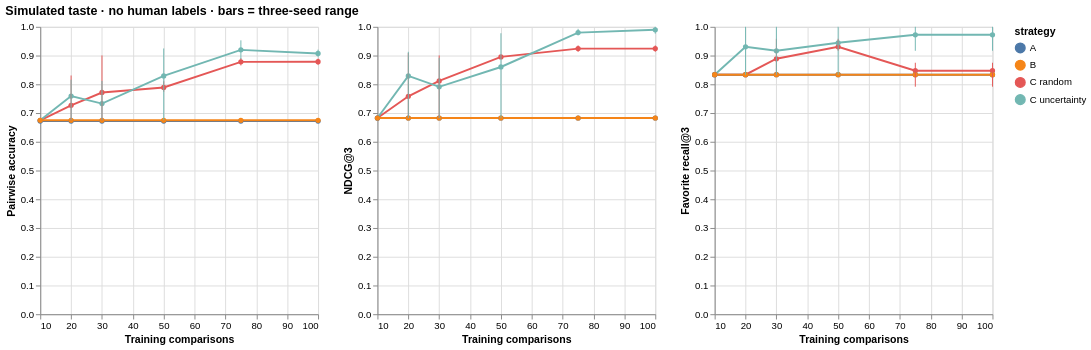

Specify this chart in Vega-Lite:
### Vega-Lite specification from a JSON file in a GitHub repository (floating-point values rounded to 4 significant figures)
{"$schema": "https://vega.github.io/schema/vega-lite/v6.4.1.json", "config": {"view": {"continuousHeight": 300, "continuousWidth": 300}}, "hconcat": [{"data": {"values": [{"comparisons": 10, "mean": 0.6747, "metric": "pairwise_accuracy", "seed_max": 0.6747, "seed_min": 0.6747, "strategy": "C random"}, {"comparisons": 20, "mean": 0.7267, "metric": "pairwise_accuracy", "seed_max": 0.8306, "seed_min": 0.6747, "strategy": "C random"}, {"comparisons": 30, "mean": 0.7715, "metric": "pairwise_accuracy", "seed_max": 0.9005, "seed_min": 0.6747, "strategy": "C random"}, {"comparisons": 50, "mean": 0.789, "metric": "pairwise_accuracy", "seed_max": 0.8105, "seed_min": 0.7742, "strategy": "C random"}, {"comparisons": 75, "mean": 0.8781, "metric": "pairwise_accuracy", "seed_max": 0.8911, "seed_min": 0.8656, "strategy": "C random"}, {"comparisons": 100, "mean": 0.8786, "metric": "pairwise_accuracy", "seed_max": 0.8898, "seed_min": 0.8669, "strategy": "C random"}, {"comparisons": 10, "mean": 0.6747, "metric": "pairwise_accuracy", "seed_max": 0.6747, "seed_min": 0.6747, "strategy": "C uncertainty"}, {"comparisons": 20, "mean": 0.759, "metric": "pairwise_accuracy", "seed_max": 0.8159, "seed_min": 0.6747, "strategy": "C uncertainty"}, {"comparisons": 30, "mean": 0.733, "metric": "pairwise_accuracy", "seed_max": 0.8118, "seed_min": 0.6747, "strategy": "C uncertainty"}, {"comparisons": 50, "mean": 0.8293, "metric": "pairwise_accuracy", "seed_max": 0.9247, "seed_min": 0.6747, "strategy": "C uncertainty"}, {"comparisons": 75, "mean": 0.9198, "metric": "pairwise_accuracy", "seed_max": 0.953, "seed_min": 0.8871, "strategy": "C uncertainty"}, {"comparisons": 100, "mean": 0.9073, "metric": "pairwise_accuracy", "seed_max": 0.9207, "seed_min": 0.8938, "strategy": "C uncertainty"}, {"comparisons": 10, "mean": 0.672, "seed_max": 0.672, "seed_min": 0.672, "strategy": "A"}, {"comparisons": 20, "mean": 0.672, "seed_max": 0.672, "seed_min": 0.672, "strategy": "A"}, {"comparisons": 30, "mean": 0.672, "seed_max": 0.672, "seed_min": 0.672, "strategy": "A"}, {"comparisons": 50, "mean": 0.672, "seed_max": 0.672, "seed_min": 0.672, "strategy": "A"}, {"comparisons": 75, "mean": 0.672, "seed_max": 0.672, "seed_min": 0.672, "strategy": "A"}, {"comparisons": 100, "mean": 0.672, "seed_max": 0.672, "seed_min": 0.672, "strategy": "A"}, {"comparisons": 10, "mean": 0.6747, "seed_max": 0.6747, "seed_min": 0.6747, "strategy": "B"}, {"comparisons": 20, "mean": 0.6747, "seed_max": 0.6747, "seed_min": 0.6747, "strategy": "B"}, {"comparisons": 30, "mean": 0.6747, "seed_max": 0.6747, "seed_min": 0.6747, "strategy": "B"}, {"comparisons": 50, "mean": 0.6747, "seed_max": 0.6747, "seed_min": 0.6747, "strategy": "B"}, {"comparisons": 75, "mean": 0.6747, "seed_max": 0.6747, "seed_min": 0.6747, "strategy": "B"}, {"comparisons": 100, "mean": 0.6747, "seed_max": 0.6747, "seed_min": 0.6747, "strategy": "B"}]}, "height": 300, "layer": [{"encoding": {"color": {"field": "strategy", "type": "nominal"}, "x": {"field": "comparisons", "title": "Training comparisons", "type": "quantitative"}, "y": {"field": "mean", "scale": {"domain": [0, 1]}, "title": "Pairwise accuracy", "type": "quantitative"}}, "mark": {"point": true, "type": "line"}}, {"encoding": {"color": {"field": "strategy", "type": "nominal"}, "x": {"field": "comparisons", "title": "Training comparisons", "type": "quantitative"}, "y": {"field": "seed_min", "type": "quantitative"}, "y2": {"field": "seed_max"}}, "mark": {"type": "rule"}}], "width": 290}, {"data": {"values": [{"comparisons": 10, "mean": 0.6828, "metric": "ndcg_at_k", "seed_max": 0.6828, "seed_min": 0.6828, "strategy": "C random"}, {"comparisons": 20, "mean": 0.7581, "metric": "ndcg_at_k", "seed_max": 0.9089, "seed_min": 0.6828, "strategy": "C random"}, {"comparisons": 30, "mean": 0.8119, "metric": "ndcg_at_k", "seed_max": 0.9006, "seed_min": 0.6828, "strategy": "C random"}, {"comparisons": 50, "mean": 0.8954, "metric": "ndcg_at_k", "seed_max": 0.8977, "seed_min": 0.8936, "strategy": "C random"}, {"comparisons": 75, "mean": 0.9242, "metric": "ndcg_at_k", "seed_max": 0.9354, "seed_min": 0.913, "strategy": "C random"}, {"comparisons": 100, "mean": 0.9242, "metric": "ndcg_at_k", "seed_max": 0.9354, "seed_min": 0.913, "strategy": "C random"}, {"comparisons": 10, "mean": 0.6828, "metric": "ndcg_at_k", "seed_max": 0.6828, "seed_min": 0.6828, "strategy": "C uncertainty"}, {"comparisons": 20, "mean": 0.8293, "metric": "ndcg_at_k", "seed_max": 0.913, "seed_min": 0.6828, "strategy": "C uncertainty"}, {"comparisons": 30, "mean": 0.7912, "metric": "ndcg_at_k", "seed_max": 0.8921, "seed_min": 0.6828, "strategy": "C uncertainty"}, {"comparisons": 50, "mean": 0.8602, "metric": "ndcg_at_k", "seed_max": 0.9777, "seed_min": 0.6828, "strategy": "C uncertainty"}, {"comparisons": 75, "mean": 0.9799, "metric": "ndcg_at_k", "seed_max": 0.993, "seed_min": 0.9706, "strategy": "C uncertainty"}, {"comparisons": 100, "mean": 0.9897, "metric": "ndcg_at_k", "seed_max": 1.0, "seed_min": 0.9762, "strategy": "C uncertainty"}, {"comparisons": 10, "mean": 0.6828, "seed_max": 0.6828, "seed_min": 0.6828, "strategy": "A"}, {"comparisons": 20, "mean": 0.6828, "seed_max": 0.6828, "seed_min": 0.6828, "strategy": "A"}, {"comparisons": 30, "mean": 0.6828, "seed_max": 0.6828, "seed_min": 0.6828, "strategy": "A"}, {"comparisons": 50, "mean": 0.6828, "seed_max": 0.6828, "seed_min": 0.6828, "strategy": "A"}, {"comparisons": 75, "mean": 0.6828, "seed_max": 0.6828, "seed_min": 0.6828, "strategy": "A"}, {"comparisons": 100, "mean": 0.6828, "seed_max": 0.6828, "seed_min": 0.6828, "strategy": "A"}, {"comparisons": 10, "mean": 0.6828, "seed_max": 0.6828, "seed_min": 0.6828, "strategy": "B"}, {"comparisons": 20, "mean": 0.6828, "seed_max": 0.6828, "seed_min": 0.6828, "strategy": "B"}, {"comparisons": 30, "mean": 0.6828, "seed_max": 0.6828, "seed_min": 0.6828, "strategy": "B"}, {"comparisons": 50, "mean": 0.6828, "seed_max": 0.6828, "seed_min": 0.6828, "strategy": "B"}, {"comparisons": 75, "mean": 0.6828, "seed_max": 0.6828, "seed_min": 0.6828, "strategy": "B"}, {"comparisons": 100, "mean": 0.6828, "seed_max": 0.6828, "seed_min": 0.6828, "strategy": "B"}]}, "height": 300, "layer": [{"encoding": {"color": {"field": "strategy", "type": "nominal"}, "x": {"field": "comparisons", "title": "Training comparisons", "type": "quantitative"}, "y": {"field": "mean", "scale": {"domain": [0, 1]}, "title": "NDCG@3", "type": "quantitative"}}, "mark": {"point": true, "type": "line"}}, {"encoding": {"color": {"field": "strategy", "type": "nominal"}, "x": {"field": "comparisons", "title": "Training comparisons", "type": "quantitative"}, "y": {"field": "seed_min", "type": "quantitative"}, "y2": {"field": "seed_max"}}, "mark": {"type": "rule"}}], "width": 290}, {"data": {"values": [{"comparisons": 10, "mean": 0.8333, "metric": "favorite_recall_at_k", "seed_max": 0.8333, "seed_min": 0.8333, "strategy": "C random"}, {"comparisons": 20, "mean": 0.8333, "metric": "favorite_recall_at_k", "seed_max": 0.8333, "seed_min": 0.8333, "strategy": "C random"}, {"comparisons": 30, "mean": 0.8889, "metric": "favorite_recall_at_k", "seed_max": 0.9583, "seed_min": 0.8333, "strategy": "C random"}, {"comparisons": 50, "mean": 0.9306, "metric": "favorite_recall_at_k", "seed_max": 0.9583, "seed_min": 0.9167, "strategy": "C random"}, {"comparisons": 75, "mean": 0.8472, "metric": "favorite_recall_at_k", "seed_max": 0.875, "seed_min": 0.7917, "strategy": "C random"}, {"comparisons": 100, "mean": 0.8472, "metric": "favorite_recall_at_k", "seed_max": 0.875, "seed_min": 0.7917, "strategy": "C random"}, {"comparisons": 10, "mean": 0.8333, "metric": "favorite_recall_at_k", "seed_max": 0.8333, "seed_min": 0.8333, "strategy": "C uncertainty"}, {"comparisons": 20, "mean": 0.9306, "metric": "favorite_recall_at_k", "seed_max": 1.0, "seed_min": 0.8333, "strategy": "C uncertainty"}, {"comparisons": 30, "mean": 0.9167, "metric": "favorite_recall_at_k", "seed_max": 1.0, "seed_min": 0.8333, "strategy": "C uncertainty"}, {"comparisons": 50, "mean": 0.9444, "metric": "favorite_recall_at_k", "seed_max": 1.0, "seed_min": 0.8333, "strategy": "C uncertainty"}, {"comparisons": 75, "mean": 0.9722, "metric": "favorite_recall_at_k", "seed_max": 1.0, "seed_min": 0.9167, "strategy": "C uncertainty"}, {"comparisons": 100, "mean": 0.9722, "metric": "favorite_recall_at_k", "seed_max": 1.0, "seed_min": 0.9167, "strategy": "C uncertainty"}, {"comparisons": 10, "mean": 0.8333, "seed_max": 0.8333, "seed_min": 0.8333, "strategy": "A"}, {"comparisons": 20, "mean": 0.8333, "seed_max": 0.8333, "seed_min": 0.8333, "strategy": "A"}, {"comparisons": 30, "mean": 0.8333, "seed_max": 0.8333, "seed_min": 0.8333, "strategy": "A"}, {"comparisons": 50, "mean": 0.8333, "seed_max": 0.8333, "seed_min": 0.8333, "strategy": "A"}, {"comparisons": 75, "mean": 0.8333, "seed_max": 0.8333, "seed_min": 0.8333, "strategy": "A"}, {"comparisons": 100, "mean": 0.8333, "seed_max": 0.8333, "seed_min": 0.8333, "strategy": "A"}, {"comparisons": 10, "mean": 0.8333, "seed_max": 0.8333, "seed_min": 0.8333, "strategy": "B"}, {"comparisons": 20, "mean": 0.8333, "seed_max": 0.8333, "seed_min": 0.8333, "strategy": "B"}, {"comparisons": 30, "mean": 0.8333, "seed_max": 0.8333, "seed_min": 0.8333, "strategy": "B"}, {"comparisons": 50, "mean": 0.8333, "seed_max": 0.8333, "seed_min": 0.8333, "strategy": "B"}, {"comparisons": 75, "mean": 0.8333, "seed_max": 0.8333, "seed_min": 0.8333, "strategy": "B"}, {"comparisons": 100, "mean": 0.8333, "seed_max": 0.8333, "seed_min": 0.8333, "strategy": "B"}]}, "height": 300, "layer": [{"encoding": {"color": {"field": "strategy", "type": "nominal"}, "x": {"field": "comparisons", "title": "Training comparisons", "type": "quantitative"}, "y": {"field": "mean", "scale": {"domain": [0, 1]}, "title": "Favorite recall@3", "type": "quantitative"}}, "mark": {"point": true, "type": "line"}}, {"encoding": {"color": {"field": "strategy", "type": "nominal"}, "x": {"field": "comparisons", "title": "Training comparisons", "type": "quantitative"}, "y": {"field": "seed_min", "type": "quantitative"}, "y2": {"field": "seed_max"}}, "mark": {"type": "rule"}}], "width": 290}], "title": "Simulated taste · no human labels · bars = three-seed range"}
